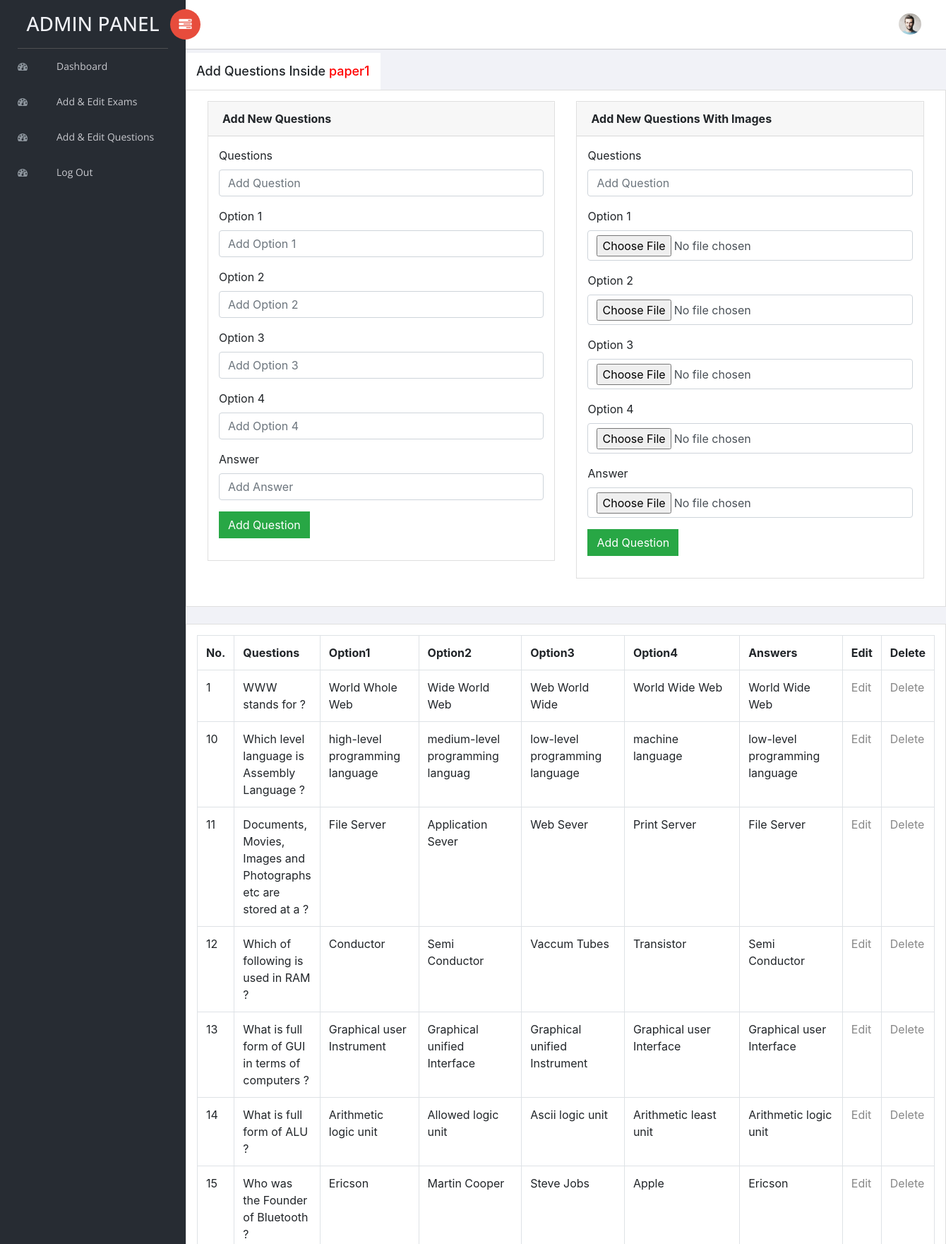
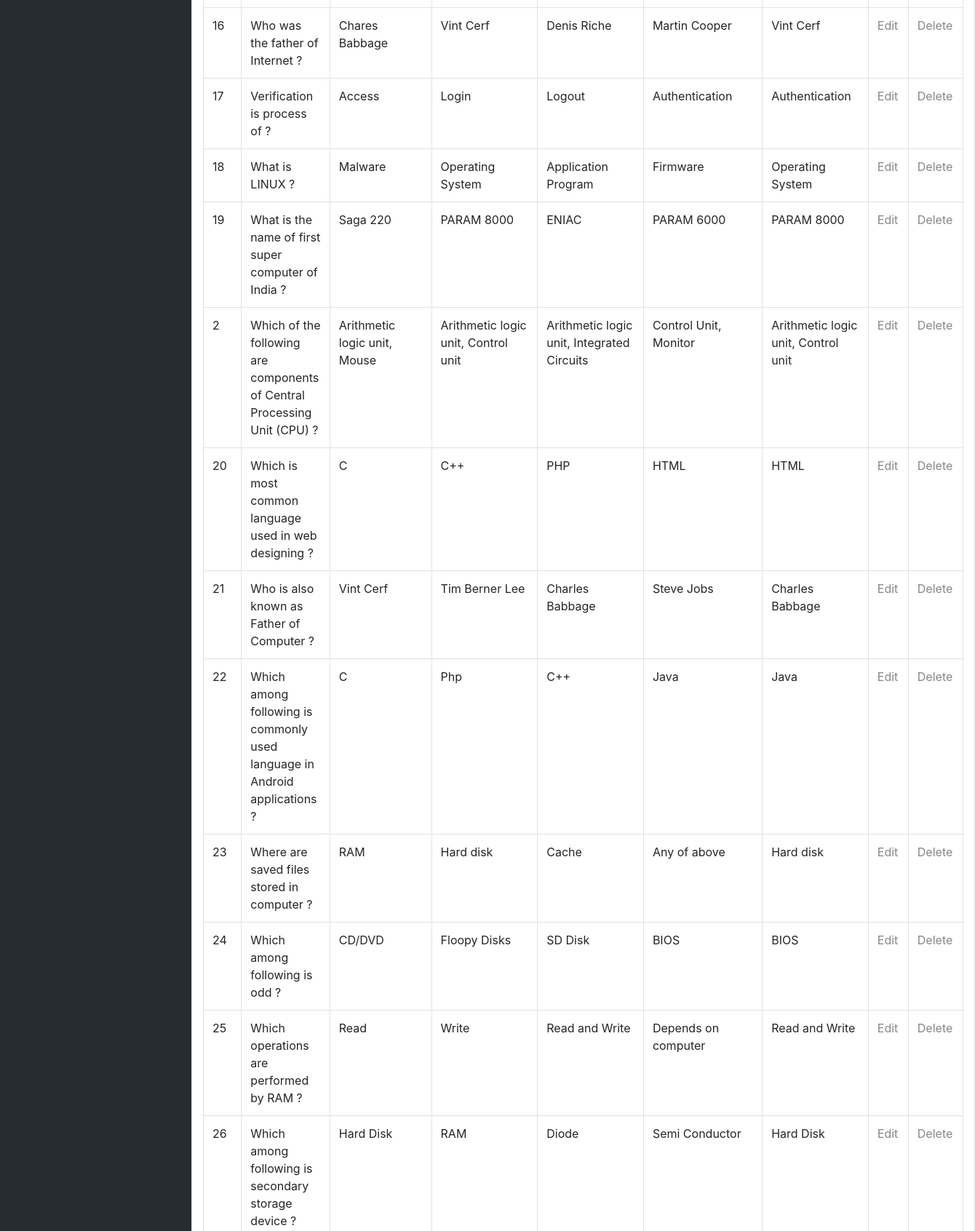
Page /admin/add_edit_ques.php?id=2 (signed in, upper part) on the committed database (2 pictures, top to bottom).
### tables this page shows
CREATE TABLE `exam_category` (
  `id` int(5) NOT NULL,
  `category` varchar(100) NOT NULL,
  `exam_time_in_minutes` varchar(10) NOT NULL,
  `exam_questions` varchar(5) NOT NULL,
  `hide_show` int(1) NOT NULL DEFAULT 1
);

CREATE TABLE `questions` (
  `id` int(5) NOT NULL,
  `question_no` varchar(5) NOT NULL,
  `question` varchar(1000) NOT NULL,
  `opt1` varchar(1000) NOT NULL,
  `opt2` varchar(1000) NOT NULL,
  `opt3` varchar(1000) NOT NULL,
  `opt4` varchar(1000) NOT NULL,
  `answer` varchar(1000) NOT NULL,
  `category` varchar(100) NOT NULL
);

### admin/add_edit_ques.php (the view, shortened to what this page needs)
<?php
include "../connection.php";
    ?>
    <?php
$id=$_GET["id"];
$exam_category='';
$res=mysqli_query($link,"select * from exam_category where id=$id");
while($row=mysqli_fetch_array($res))
{
    $exam_category=$row["category"];
}
?>
<!doctype html>
<html class="no-js" lang="en">
<head>
    <link rel="stylesheet" href="vendors/bootstrap/dist/css/bootstrap.min.css">
    <link rel="stylesheet" href="vendors/font-awesome/css/font-awesome.min.css">
    <link rel="stylesheet" href="vendors/themify-icons/css/themify-icons.css">
    <link rel="stylesheet" href="vendors/flag-icon-css/css/flag-icon.min.css">
    <link rel="stylesheet" href="vendors/selectFX/css/cs-skin-elastic.css">
    <link rel="stylesheet" href="assets/css/style.css">
</head>
<body>
    <aside id="left-panel" class="left-panel">
        <nav class="navbar navbar-expand-sm navbar-default">
            <div class="navbar-header">
                <a class="navbar-brand" ><h3>ADMIN PANEL</h3></a>
            </div>
            <div id="main-menu" class="main-menu collapse navbar-collapse">
                <ul class="nav navbar-nav">
                    <li>
                        <a href="main.php"> <i class="menu-icon fa fa-dashboard"></i>Dashboard </a>
                    </li>
                    <li>
                        <a href="exam_category.php"> <i class="menu-icon fa fa-dashboard"></i>Add & Edit Exams </a>
                    </li>
                    <li>
                        <a href="add_edit_exam_ques.php"> <i class="menu-icon fa fa-dashboard"></i>Add & Edit Questions </a>
                    </li>
                    <li>
                        <a href="logout.php"> <i class="menu-icon fa fa-dashboard"></i>Log Out </a>
                    </li>
                </ul>
            </div>
        </nav>
    </aside>
    <div id="right-panel" class="right-panel">
        <header id="header" class="header">
            <div class="header-menu">
                <div class="col-sm-7">
                    <a id="menuToggle" class="menutoggle pull-left"><i class="fa fa fa-tasks"></i></a>
                </div>
                <div class="col-sm-5">
                    <div class="user-area dropdown float-right">
                        <a href="#" class="dropdown-toggle" data-toggle="dropdown" aria-haspopup="true" aria-expanded="false">
                            <img class="user-avatar rounded-circle" src="images/admin.jpg" alt="User Avatar">
                        </a>
                    </div>
                </div>
            </div>
        </header>
        <div class="row">
            <div class="col-md-12 col-sm-12">
                <div class="page-header float-left">
                    <div class="page-title">
                        <h1>Add Questions Inside <?php echo "<font color='red'>".$exam_category."</font>";?></h1>
                    </div>
                </div>
            </div>
        </div>
    <div class="row">
        <div class="col-lg-12">
            <div class="card">
                <div class="card-body">
                    <div class="col-lg-6 col-md-6 col-sm-6">
                        <form action="" name="form1" method="POST" enctype="multipart/form-data">
                            <div class="card">
                                    <div class="card-header"><strong>Add New Questions </strong></div>
                                <div class="card-body card-block">
                                    <div class="form-group"><label for="company" class=" form-control-label">Questions</label>
                                        <input type="text" name="question" placeholder="Add Question" class="form-control">
                                    </div>
                                    <div class="form-group"><label for="company" class=" form-control-label">Option 1</label>
                                        <input type="text" name="opt1" placeholder="Add Option 1" class="form-control">
                                    </div>
                                    <div class="form-group"><label for="company" class=" form-control-label">Option 2</label>
                                        <input type="text" name="opt2" placeholder="Add Option 2" class="form-control">
                                    </div>
                                    <div class="form-group"><label for="company" class=" form-control-label">Option 3</label>
                                        <input type="text" name="opt3" placeholder="Add Option 3" class="form-control">
                                    </div>
                                    <div class="form-group"><label for="company" class=" form-control-label">Option 4</label>
                                        <input type="text" name="opt4" placeholder="Add Option 4" class="form-control">
                                    </div>
                                    <div class="form-group"><label for="vat" class=" form-control-label">Answer</label>
                                        <input type="text" name="answer" placeholder="Add Answer" class="form-control" >
                                    </div>
                                    <div class="form-group">
                                        <input type="submit" name="submit1" value="Add Question" class="btn btn-success">
                                    </div>
                                </div>
                            </div>
                    </div>
                            <div class="col-lg-6 col-md-6 col-sm-6">
                                <div class="card">
                                        <div class="card-header"><strong>Add New Questions With Images</strong></div>
                                    <div class="card-body card-block">
                                        <div class="form-group"><label for="company" class=" form-control-label">Questions</label>
                                            <input type="text" name="fquestion" placeholder="Add Question" class="form-control">
                                        </div>
                                        <div class="form-group"><label for="company" class=" form-control-label">Option 1</label>
                                            <input type="file" name="fopt1"  class="form-control" style="padding-bottom:35px;" >
                                        </div>
                                        <div class="form-group"><label for="company" class=" form-control-label">Option 2</label>
                                            <input type="file" name="fopt2"  class="form-control" style="padding-bottom:35px;" >
                                        </div>
                                        <div class="form-group"><label for="company" class=" form-control-label">Option 3</label>
                                            <input type="file" name="fopt3"  class="form-control" style="padding-bottom:35px;" >
                                        </div>
                                        <div class="form-group"><label for="company" class=" form-control-label">Option 4</label>
                                            <input type="file" name="fopt4"  class="form-control" style="padding-bottom:35px;" >
                                        </div>
                                        <div class="form-group"><label for="company" class=" form-control-label" >Answer</label>
                                            <input type="file" name="fanswer"  class="form-control"style="padding-bottom:35px;" >
                                        </div>
                                        <div class="form-group">
                                            <input type="submit" name="submit2" value="Add Question" class="btn btn-success">
                                        </div>
                                    </div>
                                </div>
                            </div>
                </div>
            </div>
        </div>
    </div>
    <div class="row">
        <div class="col-lg-12">
            <div class="card">
                <div class="card-body">
                <table class="table table-bordered">
                    <tr>
                        <th>No.</th>
                        <th>Questions</th>
                        <th>Option1</th>
                        <th>Option2</th>
                        <th>Option3</th>
                        <th>Option4</th>
                        <th>Answers</th>
                        <th>Edit</th>
                        <th>Delete</th>
                    </tr>
                <?php
                    $res=mysqli_query($link,"select * from questions where category='$exam_category' order by question_no asc") or die(mysqli_error($link));
                    while($row=mysqli_fetch_array($res))
                     {
                         echo "<tr>";
                         echo "<td>"; echo $row["question_no"]; echo "</td>";
                         echo "<td>"; echo $row["question"]; echo "</td>";
                         echo "<td>";
                         if(strpos($row["opt1"],'opt_images/')!==false)
                         {
                            ?>
                            <img src="<?php echo $row["opt1"]; ?>" height="50" width="50">
                            <?php
                         }
                         else
                         {
                            echo $row["opt1"];
                         }
                echo "</td>";
                echo "<td>";
                          if(strpos($row["opt2"],'../opt_images/')!==false)
                          {
                             ?>
                             <img src="<?php echo $row["opt2"]; ?>" height="50" width="50">
                             <?php
                          }
                          else
                          {
                             echo $row["opt2"];
                          }
                echo "</td>";
                echo "<td>";
                           if(strpos($row["opt3"],'../opt_images/')!==false)
                           {
                              ?>
                              <img src="<?php echo $row["opt3"]; ?>" height="50" width="50">
                              <?php
                           }
                           else
                           {
                              echo $row["opt3"];
                           }
                echo "</td>";
                echo "<td>";
                            if(strpos($row["opt4"],'../opt_images/')!==false)
                            {
                               ?>
                               <img src="<?php echo $row["opt4"]; ?>" height="50" width="50">
                               <?php
                            }
                            else
                            {
                               echo $row["opt4"];
                            }
                echo "</td>";
                echo "<td>";
                             if(strpos($row["answer"],'../opt_images/')!==false)
                             {
                                ?>
                                <img src="<?php echo $row["answer"]; ?>" height="50" width="50">
                                <?php
                             }
                             else
                             {
                                echo $row["answer"];
                             }
                echo "</td>";
                echo "<td>";
                            if(strpos($row["answer"],'../opt_images/')!==false)
                            {
                            ?>
                            <a href="edit_option_images.php?id=<?php echo $row["id"];?>&id1=<?php echo $id;?>">Edit</a>
                         <?php
                            }
                            else
                            {
                                ?>
                            <a href="edit_option.php?id=<?php echo $row["id"];?>&id1=<?php echo $id;?>">Edit</a>
                            <?php
                            }
                echo"</td>";
                echo "<td>";
                             ?>
                             <a href="delete_option.php?id=<?php echo $row["id"]; ?>&id1=<?php echo $id;?>">Delete</a>
                             <?php
                echo"</td>";
                echo "</tr>";
    }
                    ?>
                    </table>
                </div>
            </div>
        </div>
    </div>
</body>
</html>

### rows in the picture
exam_category: category "paper1"
questions: question_no "1", question "WWW stands for ?", opt1 "World Whole Web", opt2 "Wide World Web", opt3 "Web World Wide", opt4 "World Wide Web", answer "World Wide Web"
questions: question_no "10", question "Which level language is Assembly Language ?", opt1 "high-level programming language", opt2 "medium-level programming languag", opt3 "low-level programming language", opt4 "machine language", answer "low-level programming language"
questions: question_no "11", question "Documents, Movies, Images and Photographs etc are stored at a ?", opt1 "File Server", opt2 "Application Sever", opt3 "Web Sever", opt4 "Print Server", answer "File Server"
questions: question_no "12", question "Which of following is used in RAM ?", opt1 "Conductor", opt2 "Semi Conductor", opt3 "Vaccum Tubes", opt4 "Transistor", answer "Semi Conductor"
questions: question_no "13", question "What is full form of GUI in terms of computers ?", opt1 "Graphical user Instrument", opt2 "Graphical unified Interface", opt3 "Graphical unified Instrument", opt4 "Graphical user Interface", answer "Graphical user Interface"
questions: question_no "14", question "What is full form of ALU ?", opt1 "Arithmetic logic unit", opt2 "Allowed logic unit", opt3 "Ascii logic unit", opt4 "Arithmetic least unit", answer "Arithmetic logic unit"
questions: question_no "15", question "Who was the Founder of Bluetooth ?", opt1 "Ericson", opt2 "Martin Cooper", opt3 "Steve Jobs", opt4 "Apple", answer "Ericson"
questions: question_no "16", question "Who was the father of Internet ?", opt1 "Chares Babbage", opt2 "Vint Cerf", opt3 "Denis Riche", opt4 "Martin Cooper", answer "Vint Cerf"
questions: question_no "17", question "Verification is process of ?", opt1 "Access", opt2 "Login", opt3 "Logout", opt4 "Authentication", answer "Authentication"
questions: question_no "18", question "What is LINUX ?", opt1 "Malware", opt2 "Operating System", opt3 "Application Program", opt4 "Firmware", answer "Operating System"
questions: question_no "19", question "What is the name of first super computer of India ?", opt1 "Saga 220", opt2 "PARAM 8000", opt3 "ENIAC", opt4 "PARAM 6000", answer "PARAM 8000"
questions: question_no "2", question "Which of the following are components of Central Processing Unit (CPU) ?", opt1 "Arithmetic logic unit, Mouse", opt2 "Arithmetic logic unit, Control unit", opt3 "Arithmetic logic unit, Integrated Circuits", opt4 "Control Unit, Monitor", answer "Arithmetic logic unit, Control unit"
questions: question_no "20", question "Which is most common language used in web designing ?", opt1 "C", opt2 "C++", opt3 "PHP", opt4 "HTML", answer "HTML"
questions: question_no "21", question "Who is also known as Father of Computer ?", opt1 "Vint Cerf", opt2 "Tim Berner Lee", opt3 "Charles Babbage", opt4 "Steve Jobs", answer "Charles Babbage"
questions: question_no "22", question "Which among following is commonly used language in Android applications ?", opt1 "C", opt2 "Php", opt3 "C++", opt4 "Java", answer "Java"
questions: question_no "23", question "Where are saved files stored in computer ?", opt1 "RAM", opt2 "Hard disk", opt3 "Cache", opt4 "Any of above", answer "Hard disk"
questions: question_no "24", question "Which among following is odd ?", opt1 "CD/DVD", opt2 "Floopy Disks", opt3 "SD Disk", opt4 "BIOS", answer "BIOS"
questions: question_no "25", question "Which operations are performed by RAM ?", opt1 "Read", opt2 "Write", opt3 "Read and Write", opt4 "Depends on computer", answer "Read and Write"
questions: question_no "26", question "Which among following is secondary storage device ?", opt1 "Hard Disk", opt2 "RAM", opt3 "Diode", opt4 "Semi Conductor", answer "Hard Disk"
